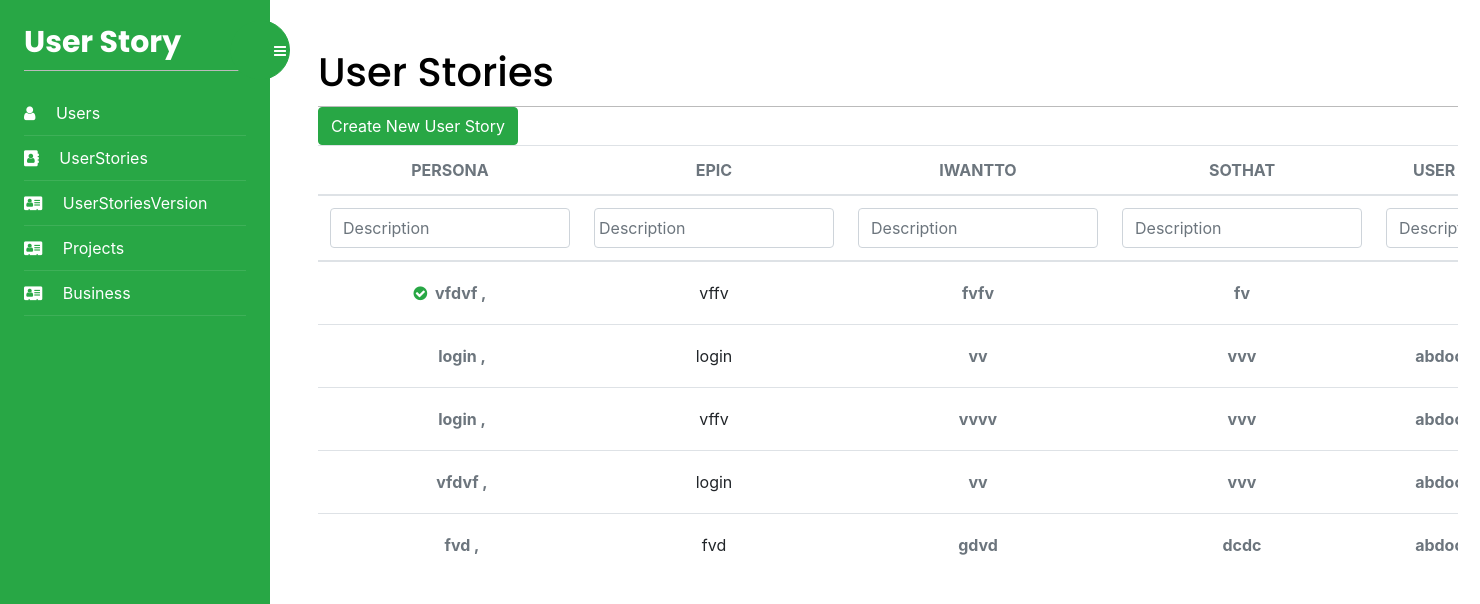
Before: /UserStories/list/ (signed in) with the older database file.
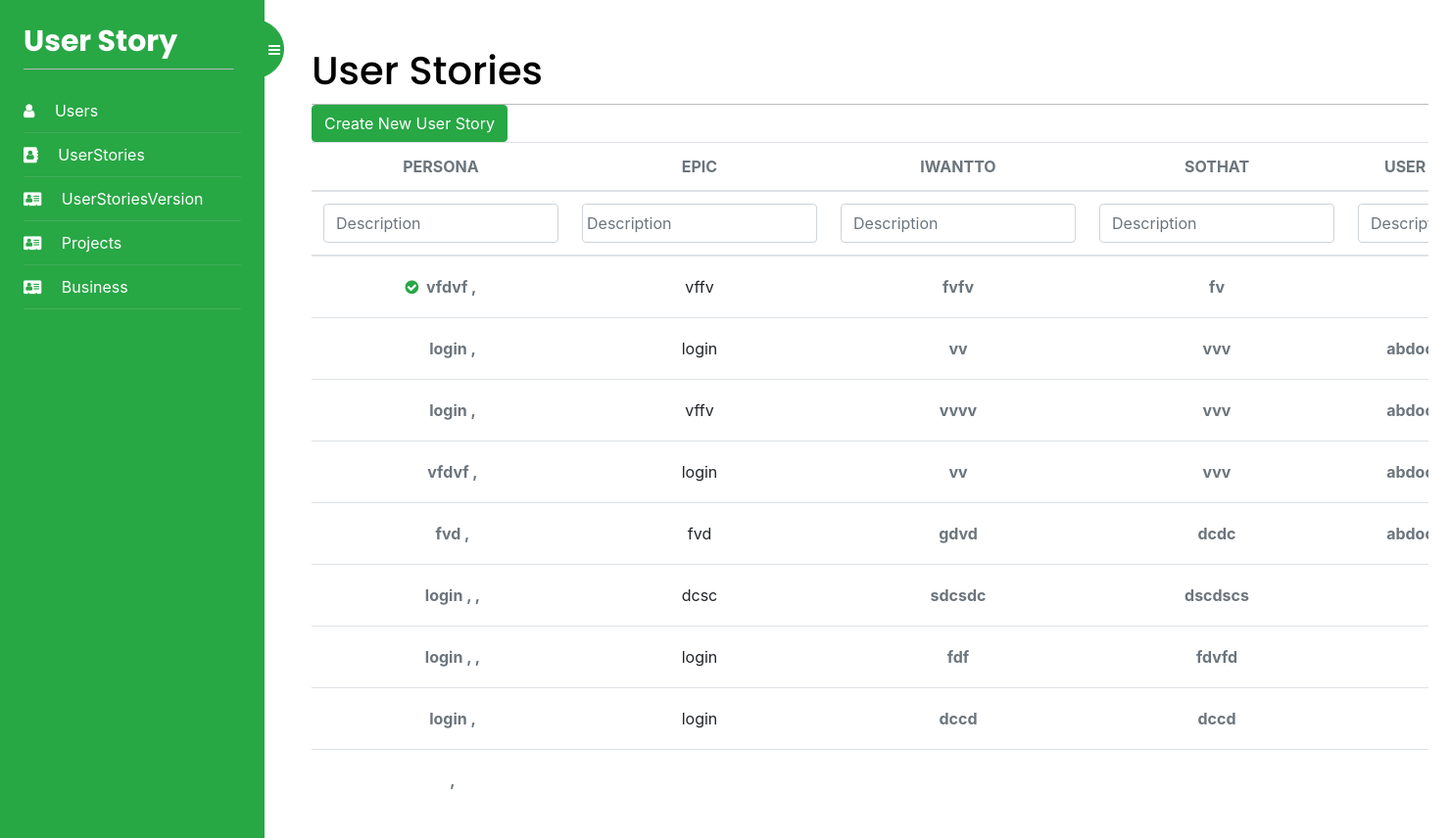
After: the same page with the newer database file.
### UserStoryApp/models.py (models this page shows, shortened)
class UserStory(models.Model):
    id = models.AutoField(primary_key=True)
    iWantTO = models.TextField(blank=True)
    soThat = models.TextField(blank=True)
    priority = models.TextField(blank=True)
    userStoriesVersion = models.ForeignKey(
        UserStoryVersion, on_delete=models.CASCADE, blank=True, null=True)
    Persona = models.ManyToManyField(Persona)
    RAIDS = models.ManyToManyField(RAIDS)
    DevelopmentTask = models.ManyToManyField(DevelopmentTask)
    Estimates = models.ManyToManyField(Estimates)
    US_Group = models.ForeignKey(
        US_Group, on_delete=models.CASCADE, blank=True, null=True)
    Epic = models.ForeignKey(Epic, on_delete=models.CASCADE)
    class Meta:
        db_table = "UserStory"
    def get_Persona(self):
        return "\n".join([f'{p.Name} , ' for p in self.Persona.all()])
    def get_RAIDS(self):
        print("g\r\ng")
        return "\n".join([f'{p.description} \r\n' for p in self.RAIDS.all()])
    def get_DevTask(self):
        return "\n".join([f'{p.description} \r\n' for p in self.DevelopmentTask.all()])
    def get_UsGroup(self):
        if self.US_Group:
            return self.US_Group.description
        return False

class Persona(models.Model):
    id = models.AutoField(primary_key=True)
    Name = models.TextField(blank=True)
    class Meta:
        db_table = "Persona"

class Epic(models.Model):
    id = models.AutoField(primary_key=True)
    versionName = models.TextField(blank=True)
    class Meta:
        db_table = "Epic"

class DevelopmentTask(models.Model):
    id = models.AutoField(primary_key=True)
    description = models.TextField(blank=True)
    class Meta:
        db_table = "DevelopmentTask"

### UserStories/views.py (the view, shortened to what this page needs)
# urls.py: path('list/', views.userStories_list, name='userStories'),
@login_required
def userStories_list(request):
    persona = []
    RAIDS = []
    DevTask = []
    Indicator = []
    epic = []
    soThat = []
    iWantTO = []
    userStories = UserStory.objects.all()
    iWantTOObjects = [i.iWantTO for i in userStories]
    iWantTOObjects = dumps(iWantTOObjects)
    soThatObjects = [i.soThat for i in userStories]
    soThatObjects = dumps(soThatObjects)
    devTasksObjects = []
    for i in userStories:
        for d in i.DevelopmentTask.all():
            devTasksObjects.append(d.description)
    devTasksObjects = dumps(devTasksObjects)
    RAIDSObjects = []
    for i in userStories:
        for d in i.RAIDS.all():
            RAIDSObjects.append(d.description)
    RAIDSObjects = dumps(RAIDSObjects)
    if request.GET.get("Indicator"):
        Indicator = request.GET.getlist("Indicator")
        Indicator = list(filter(None, Indicator))
        for i in Indicator:
            userStories = userStories.filter(
                US_Group__description__contains=i)
    return render(request, 'userStories/userStories.html', {'users': userStories, 'personaObjects': personaObjects, 'epicObjects': epicObjects, 'iWantTOObjects': iWantTOObjects, 'soThatObjects': soThatObjects, 'devTasksObjects': devTasksObjects, 'RAIDSObjects': RAIDSObjects, 'form': {'persona': persona, 'RAIDS': RAIDS, 'DevTask': DevTask, 'indicator': Indicator, 'Epic': epic, 'SoThat': soThat, 'IWantTO': iWantTO}})

### UserStories/templates/userStories/userStories.html (shortened to what the changed rows need)
{% extends "base.html" %}
{% block content %}
<div>
    <h1 class="m-auto">User Stories</h1>
</div>
<div class="container testimonial-group table-responsive p-0">
    <table  class="table align-items-center mb-0">
        <thead>
            <tr>
                <th class="text-center text-uppercase text-secondary text-xxs font-weight-bolder opacity-7">Persona</th>
                <th class="text-center text-uppercase text-secondary text-xxs font-weight-bolder opacity-7">Epic
                </th>
                <th class="text-center text-uppercase text-secondary text-xxs font-weight-bolder opacity-7">iWantTO</th>
                <th class="text-center text-uppercase text-secondary text-xxs font-weight-bolder opacity-7">soThat</th>
                <th class="text-center text-uppercase text-secondary text-xxs font-weight-bolder opacity-7">User Acceptance Criteria</th>
            </tr>
        </thead>
        <thead>
            <tr>
                <form id="form" method="get" name="filter" autocomplete="off">
                    <th class="minWidth text-center text-uppercase text-secondary text-xxs font-weight-bolder opacity-7">
                        <div >
                            <input type="text" name="Persona" class="form-control filter" id="personaInputfilter"
                                id="exampleInputEmail1" aria-describedby="emailHelp" placeholder="Description">
                        </div>
                    </th>
                    <th style="min-width: 8rem;" class="minWidth text-center text-uppercase text-secondary text-xxs font-weight-bolder opacity-7">
                        <div>
                        <input type="text" name="Epic" class="form-control filter p-1" id="epicInputfilter" aria-describedby="emailHelp"
                            placeholder="Description">
                        </div>
                    </th>
                <th class="minWidth text-center text-uppercase text-secondary text-xxs font-weight-bolder opacity-7">
                   <div>
                    <input type="text" name="IWantTO" class="form-control filter" id="iWantToInput" aria-describedby="emailHelp"
                        placeholder="Description">
                   </div>
                </th>
                <th class="minWidth text-center text-uppercase text-secondary text-xxs font-weight-bolder opacity-7">
                    <div>
                        <input type="text" name="SoThat" class="form-control filter" id="soThatInput" aria-describedby="emailHelp"
                            placeholder="Description">
                    </div>
                </th>
                <th class="minWidth text-center text-uppercase text-secondary text-xxs font-weight-bolder opacity-7">
                    <div>
                        <input type="text" name="DevTask" class="form-control filter" id="devTaskInput"
                            aria-describedby="emailHelp" placeholder="Description">
                    </div>
                </th>
                    </div>
        <tbody>
            {% for user in users %}
                <tr>
                <td class="align-middle text-center">
                    <div>
                    {% if user.get_UsGroup %}
                    <span class="text-secondary text-xs font-weight-bold mr-1 groupName" data-toggle="tooltip"
                        title={{user.get_UsGroup}}>
                        <i class="fa fa-check-circle text-success group" style="cursor: pointer;"></i>
                    </span>
                    <span class="text-secondary text-xs font-weight-bold">{{user.get_Persona}}</span>
                    {% else %}
                    <span class="text-secondary text-xs font-weight-bold ml-4">{{user.get_Persona}}</span>
                    {% endif %}
                    </div>
                </td>
                <td class="align-middle text-center">
                    <div>
                    {{user.Epic.versionName}}
                    </div>
                </td>
                <td class="align-middle text-center">
                    <div>
                    <span class="text-secondary text-xs font-weight-bold">{{user.iWantTO}}</span>
                    </div>
                </td>
                <td class="align-middle text-center">
                    <div>
                    <span class="text-secondary text-xs font-weight-bold">{{user.soThat}}</span>
                    </div>
                </td>
                <td class="align-middle text-center">
                    <div class="Bigger">
                    <span class="text-secondary text-xs font-weight-bold">{{user.get_DevTask}}</span>
                    </div>
                </td>
            </tr>
            {% endfor %}
        </tbody>
</div>
{% endblock %}

Changed rows visible on the page:
added UserStory: get_Persona "login , ,", Epic.versionName "dcsc", iWantTO "sdcsdc", soThat "dscdscs"
added UserStory: get_Persona "login , ,", Epic.versionName "login", iWantTO "fdf", soThat "fdvfd"
added UserStory: get_Persona "login ,", Epic.versionName "login", iWantTO "dccd", soThat "dccd"
added UserStory: get_Persona ","
